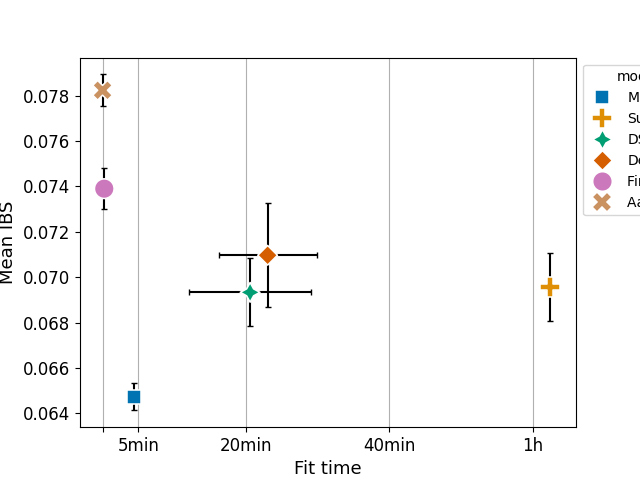

Python code for this plot:
# %%
import json
from pathlib import Path
import numpy as np
import pandas as pd
import seaborn as sns
from matplotlib import pyplot as plt


model_remaming = {
    "gbmi": "MultiIncidence",
    "survtrace": "SurvTRACE",
    "deephit": "DeepHit",
    "DSM": "DSM",
    "DeSurv": "DeSurv",
    "random_survival_forest": "RandomSurvivalForest",
    "fine_and_gray": "Fine & Gray",
    "aalen_johansen": "Aalen Johansen",
}
include_datasets = ["seer"]
filename = "figure_02_seer_fit_time_vs_ibs.png"

path_scores = Path("../scores/agg/")
results = []

for path_model in path_scores.glob("*"):
    model_name = path_model.name
    if not model_name in list(model_remaming):
        continue
    for path_dataset in path_model.glob("*"):
        dataset_name = path_dataset.name.split(".")[0]
        if not dataset_name in include_datasets:
            continue
        agg_result = json.load(open(path_dataset))
        global_mean = np.mean(
            [row["mean_ibs"] for row in agg_result["event_specific_ibs"]]
        )
        global_std = np.sum(
            [row["std_ibs"] for row in agg_result["event_specific_ibs"]]
        )
        results.append(
            dict(
                mean_fit_time=agg_result["mean_fit_time"],
                std_fit_time=agg_result["std_fit_time"],
                mean_ibs=global_mean,
                std_ibs=global_std,
                model_name=model_name,
                dataset_name=dataset_name,
            )
        )

df = pd.DataFrame(results)
df["model_name"] = df["model_name"].map(model_remaming)
model_names = df["model_name"].unique()

hue_order = [
    "MultiIncidence",
    "SurvTRACE",
    #"DeepHit",
    "DSM",
    "DeSurv", 
    #"Random Survival Forests",
    "Fine & Gray",
    "Aalen Johansen",
]

palette = dict(
    zip(
        hue_order,
        sns.color_palette('colorblind', n_colors=len(hue_order))
    )
)
# blue = palette["MultiIncidence"]
# yellow = palette["SurvTRACE"]
# green = palette["DSM"]
# red = palette["DeSurv"]
# pink = palette["Fine & Gray"]
# brown = palette["Aalen Johansen"]

# palette["MultiIncidence"] = red
# palette["SurvTRACE"] = green
# palette["DSM"] = pink
# palette["DeSurv"] = yellow
# palette["Fine & Gray"] = "black"
# palette["Aalen Johansen"] = blue

c = "black"
plt.errorbar(
    x=df["mean_fit_time"],
    y=df["mean_ibs"],
    yerr=df['std_ibs'],
    fmt='none',
    c=c,
    capsize = 2,
)
plt.errorbar(
    x=df["mean_fit_time"],
    xerr=df['std_fit_time'],
    y=df["mean_ibs"],
    fmt='none',
    c=c,
    capsize = 2,
)
ax = sns.scatterplot(
    df,
    x="mean_fit_time",
    y="mean_ibs",
    hue="model_name",
    hue_order=hue_order,
    style="model_name",
    s=200,
    palette=palette,
    zorder=10,
    alpha=1
)

ch = ax.get_children()

ticks = [0, 5 * 60, 20 * 60, 40 * 60, 60 * 60]
labels = ["", "5min", "20min", "40min", "1h"]
ax.set_xticks(ticks, labels=labels, fontsize=12)
plt.yticks(fontsize=12)

ax.set_xlabel("Fit time", fontsize=13)
ax.set_ylabel("Mean IBS", fontsize=13)

ax.grid(axis="x")

sns.move_legend(ax, "upper left", bbox_to_anchor=(1, 1))
plt.savefig(filename)

# %%
